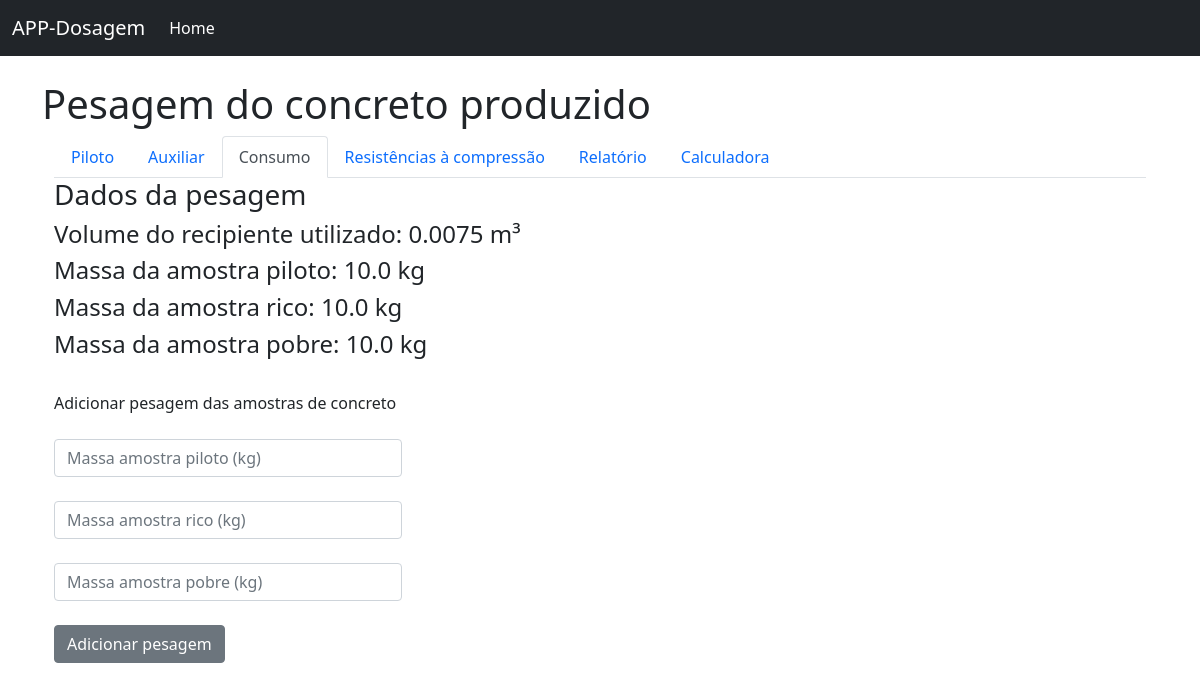
The page /consumo_cimento/1 on the database its author committed.
### app/models.py (models this page shows, shortened)
class Ensaios(db.Model):
    id = db.Column(db.Integer, primary_key=True)
    nome = db.Column(db.String(30))
    piloto = db.Column(db.Float)
    rico = db.Column(db.Float)
    pobre = db.Column(db.Float)
    cp = db.Column(db.Float)
    pesobrita = db.Column(db.Float)
    slump = db.Column(db.Float)
    umidade = db.Column(db.Float)
    volume = db.Column(db.Float)
    dosagem_piloto = db.relationship('Dosagem_piloto', backref='ensaio')
    dosagem_rico = db.relationship('Dosagem_rico', backref='ensaio')
    dosagem_pobre = db.relationship('Dosagem_pobre', backref='ensaio')
    cp_piloto = db.relationship('Cp_piloto', backref='ensaio')
    cp_rico = db.relationship('Cp_rico', backref='ensaio')
    cp_pobre = db.relationship('Cp_pobre', backref='ensaio')
    resultados = db.relationship('Resultados', backref='ensaio')
    teste = db.relationship('Teste', backref='ensaio')
    consumo_piloto = db.relationship('Consumo_piloto', backref='ensaio')
    consumo_rico = db.relationship('Consumo_rico', backref='ensaio')
    consumo_pobre = db.relationship('Consumo_pobre', backref='ensaio')

class Consumo_piloto(db.Model):
    id = db.Column(db.Integer, primary_key=True)
    kg_piloto = db.Column(db.Float)
    ensaio_id = db.Column(db.Integer, db.ForeignKey('ensaios.id'))

class Consumo_rico(db.Model):
    id = db.Column(db.Integer, primary_key=True)
    kg_rico = db.Column(db.Float)
    ensaio_id = db.Column(db.Integer, db.ForeignKey('ensaios.id'))

class Consumo_pobre(db.Model):
    id = db.Column(db.Integer, primary_key=True)
    kg_pobre = db.Column(db.Float)
    ensaio_id = db.Column(db.Integer, db.ForeignKey('ensaios.id'))

### app/routes.py (the view, shortened to what this page needs)
@app.route('/consumo_cimento/<int:id>', methods=['POST', 'GET'])
def consumo_cimento(id):
    ensaio_salvo = Ensaios.query.filter_by(id=id).first()
    consumo_piloto_salvo = Consumo_piloto.query.filter_by(ensaio_id=id).first()
    consumo_pobre_salvo = Consumo_pobre.query.filter_by(ensaio_id=id).first()
    consumo_rico_salvo = Consumo_rico.query.filter_by(ensaio_id=id).first()
    recipiente = ensaio_salvo.volume
    '''
    massa_piloto = consumo_piloto_salvo.kg_piloto
    massa_rico = consumo_pobre_salvo.kg_rico
    massa_pobre = consumo_rico_salvo.kg_pobre
    '''
    m_piloto = request.form.get("massa_piloto")
    m_rico = request.form.get("massa_rico")
    m_pobre = request.form.get("massa_pobre")
    return render_template('consumo.html', id=id, consumo_piloto_salvo=consumo_piloto_salvo, consumo_pobre_salvo=consumo_pobre_salvo, consumo_rico_salvo=consumo_rico_salvo, ensaio_salvo=ensaio_salvo, recipiente=recipiente)

### app/templates/consumo.html
{% extends 'base.html' %}
{% block content %}
<h1>Pesagem do concreto produzido</h1>
<div class="container">
  <div class = "row">
    <div class="container">
      <ul class="nav nav-tabs">
        <li class="nav-item">
          <a class="nav-link" aria-current="page" href="/dosagem/{{ id }}">Piloto</a>
        </li>
        <li class="nav-item">
          <a class="nav-link" href="/auxiliar/{{ id }}">Auxiliar</a>
        </li>
        <li class="nav-item">
          <a class="nav-link active" href="/consumo_cimento/{{ id }}">Consumo</a>
        </li>
        <li class="nav-item">
          <a class="nav-link" href="/corpo_de_prova/{{ id }}">Resistências à compressão</a>
        </li>
        <li class="nav-item">
          <a class="nav-link" href="/resultados/{{ id }}">Relatório</a>
        </li>
        <li class="nav-item">
          <a class="nav-link" href="/calculadora/{{ id }}">Calculadora</a>
        </li>
      </ul>
    </div>
  </div>
  <div class="row">
    <h3>Dados da pesagem</h3>
    <h4> Volume do recipiente utilizado: {{ recipiente }} m³</h4>
    {% if consumo_piloto_salvo %}
    <h4> Massa da amostra piloto: {{ consumo_piloto_salvo.kg_piloto }} kg</h4>
    {% endif %}
    {% if consumo_rico_salvo %}
    <h4> Massa da amostra rico: {{ consumo_rico_salvo.kg_rico }} kg</h4>
    {% endif %}
    {% if consumo_pobre_salvo %}
    <h4> Massa da amostra pobre: {{ consumo_pobre_salvo.kg_pobre }} kg</h4>
    {% endif %}
  </div>
  <div class="row">
    <div class="col-4">
        <br>
        Adicionar pesagem das amostras de concreto
        <br>
        <form method="POST">
          <br>
          <input size="3" class="form-control" value="" name="massa_piloto", placeholder="Massa amostra piloto (kg)">
          <br>
          <input size="3" class="form-control" value="" name="massa_rico", placeholder="Massa amostra rico (kg)">
          <br>
          <input size="3" class="form-control" value="" name="massa_pobre", placeholder="Massa amostra pobre (kg)">
          <br>
          <input type="submit" class="btn btn-secondary" value="Adicionar pesagem">
        </form>
    </div>
  </div>
</div>
{% endblock %}

### rows shown on the page
Ensaios: volume "0.0075"
Consumo_piloto: kg_piloto "10.0"
Consumo_rico: kg_rico "10.0"
Consumo_pobre: kg_pobre "10.0"
